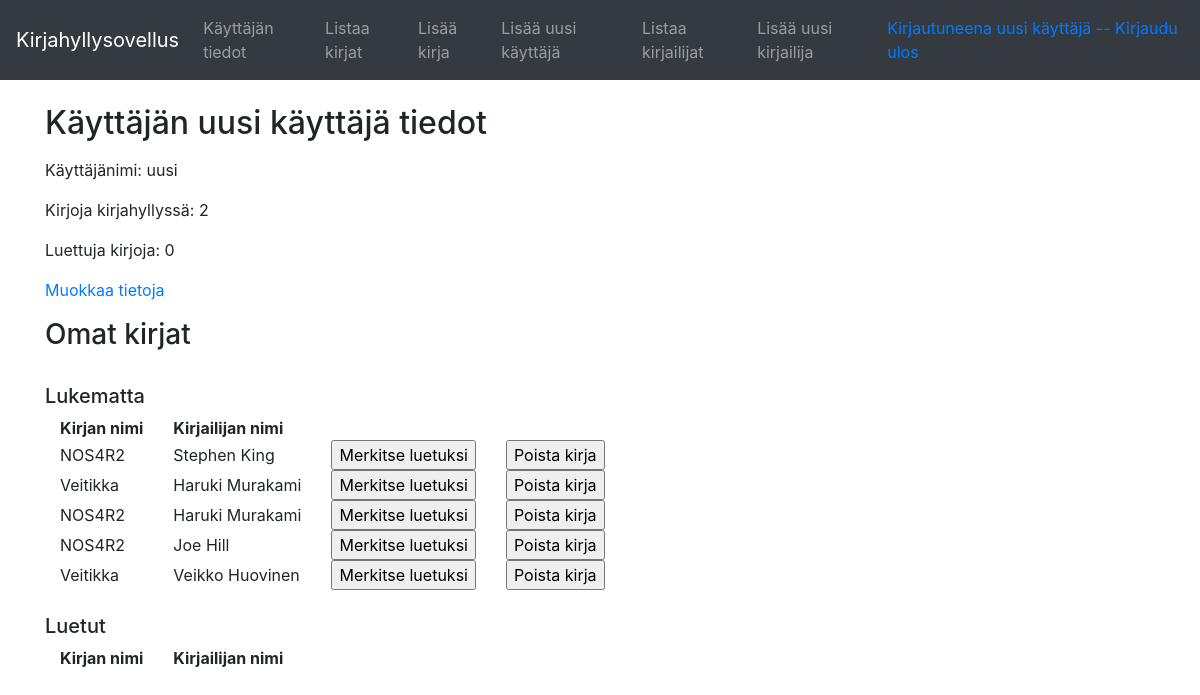
Before: /auth/info/ (signed in) with the older database file.
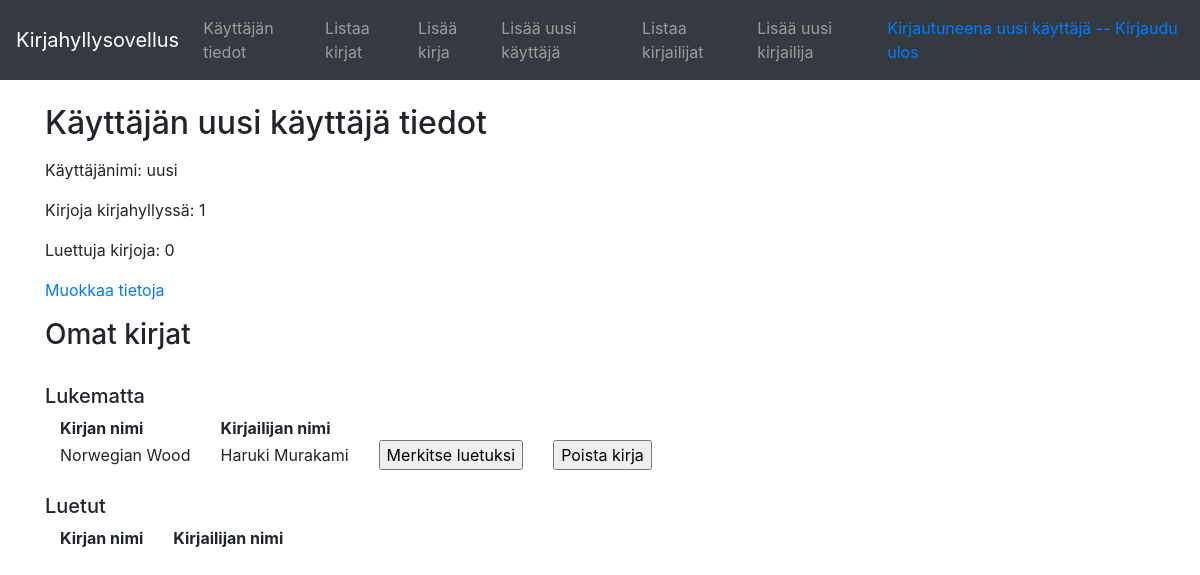
After: the same page with the newer database file.
### application/auth/models.py (models this page shows, shortened)
class User(Base):
    __tablename__ = "account"
    name = db.Column(db.String(30), nullable=False)
    username = db.Column(db.String(30), nullable=False)
    password = db.Column(db.String(30), nullable=False)
    mybooks = db.relationship("Book", secondary=users_books,
        backref=db.backref('mybooks', lazy='dynamic'))
    @staticmethod
    def count_all_books(userid):
        stmt = text("SELECT COUNT(users_books.book_id) FROM users_books WHERE user_id = :userid").params(userid=userid)
        res = db.engine.execute(stmt)
        return res.fetchone()[0]
    @staticmethod
    def count_read_books(userid):
        stmt = text("SELECT COUNT(users_books.book_id) FROM users_books WHERE user_id = :userid AND read = '1'").params(userid=userid)
        res = db.engine.execute(stmt)
        return res.fetchone()[0]

### tables this page shows
CREATE TABLE users_books (
	book_id INTEGER, 
	user_id INTEGER, 
	read BOOLEAN NOT NULL, 
	FOREIGN KEY(book_id) REFERENCES book (id), 
	FOREIGN KEY(user_id) REFERENCES account (id), 
	CHECK (read IN (0, 1))
);

### application/books/models.py (models this page shows, shortened)
class Book(Base):
    name = db.Column(db.String(144), nullable=False)

### application/authors/models.py (models this page shows, shortened)
class Author(Base):
    __tablename__ = "author"
    firstname = db.Column(db.String(30), nullable=False)
    lastname = db.Column(db.String(30), nullable=False)
    books = db.relationship("Book", secondary=authors_books,
        backref=db.backref('books', lazy='dynamic'))

### application/auth/views.py (the view)
@app.route("/auth/info/", methods=["GET"])
@login_required
def auth_info():
    stmt_unread = text(
        "SELECT ub.book_id, ub.user_id, author.firstname, author.lastname, ub.read, b.name "
        "FROM users_books ub JOIN book b ON b.id=ub.book_id, authors_books ab "
        "JOIN author ON author.id=ab.author_id WHERE ub.user_id=:user_id AND ab.book_id=ub.book_id AND read = '0'").params(
        user_id=current_user.id)
    unread_books = db.engine.execute(stmt_unread)
    stmt_read =text(
        "SELECT ub.book_id, ub.user_id, author.firstname, author.lastname, ub.read, b.name "
        "FROM users_books ub JOIN book b ON b.id=ub.book_id, authors_books ab "
        "JOIN author ON author.id=ab.author_id WHERE ub.user_id=:user_id AND ab.book_id=ub.book_id AND read = '1'").params(
        user_id=current_user.id)
    read_books = db.engine.execute(stmt_read)
    return render_template("auth/userinfo.html", user=current_user, unread=unread_books, read=read_books,
                           all_books=current_user.count_all_books(current_user.id),
                           read_books=current_user.count_read_books(current_user.id))

### application/__init__.py (called while the page is built)
@login_manager.user_loader
def load_user(user_id):
    return User.query.get(user_id)

### application/templates/auth/userinfo.html (shortened to what this page needs)
{% extends "layout.html" %}
{% block body %}
<form method="GET" action="{{ url_for('auth_info') }}">
    <h2>Käyttäjän {{ user.name }} tiedot</h2>
    <p>Käyttäjänimi: {{ user.username }}</p>
    {% if all_books is defined %}
    <p>Kirjoja kirjahyllyssä: {{ all_books }}</p>
    {% endif %}
    {% if read_books is defined %}
    <p>Luettuja kirjoja: {{ read_books }}</p>
    {% endif %}
    <a href="{{ url_for('auth_edit_form') }}" class="button">Muokkaa tietoja</a>
    <h3>Omat kirjat</h3>
    <br>
    <h5>Lukematta</h5>
    <table>
        <tr>
            <th style="padding:0 15px 0 15px;">Kirjan nimi</th>
            <th style="padding:0 15px 0 15px;">Kirjailijan nimi</th>
        </tr>
        {% for book in unread %}
        <tr>
            <td style="padding:0 15px 0 15px;">{{ book.name }}</td>
            <td style="padding:0 15px 0 15px;">{{ book.firstname }} {{ book.lastname }}</td>
            <td style="padding:0 15px 0 15px;">
                <form method="POST" action="{{ url_for('books_set_read_or_delete', book_id=book.book_id) }}">
                    <input type="submit" name="btn" value="Merkitse luetuksi"/>
                </form>
            </td>
            <td style="padding:0 15px 0 15px;">
                <form method="POST" action="{{ url_for('books_set_read_or_delete', book_id=book.book_id) }}">
                    <input type="submit" name="btn" value="Poista kirja"/>
                </form>
            </td>
        </tr>
        {% endfor %}
    </table>
    <br>
    <h5>Luetut</h5>
    <table>
        <tr>
            <th style="padding:0 15px 0 15px;">Kirjan nimi</th>
            <th style="padding:0 15px 0 15px;">Kirjailijan nimi</th>
        </tr>
    </table>
</form>
{% endblock %}

### application/templates/layout.html (shortened to what this page needs)
<!DOCTYPE html>
<html>
  <head>
    <link rel="stylesheet" href="https://maxcdn.bootstrapcdn.com/bootstrap/4.0.0/css/bootstrap.min.css"
>
  </head>
  <body>
    <nav class="navbar navbar-expand-md navbar-dark bg-dark mb-4">
      <a class="navbar-brand" href="#">Kirjahyllysovellus</a>
      <div class="collapse navbar-collapse" id="navbarCollapse">
        <ul class="navbar-nav mr-auto">
          {% if current_user.is_authenticated %}
          <li class="nav-item">
            <a class="nav-link" href="{{ url_for('auth_info', username=current_user.username) }}">Käyttäjän tiedot</a>
          </li>
          {% endif %}
          <li class="nav-item">
            <a class="nav-link" href="{{ url_for('books_index') }}">Listaa kirjat</a>
          </li>
          <li class="nav-item">
            <a class="nav-link" href="{{ url_for('books_form') }}">Lisää kirja</a>
          </li>
          <li class="nav-item">
            <a class="nav-link"  href="{{ url_for('auth_form') }}">Lisää uusi käyttäjä</a>
          </li>
          <li class="nav-item">
            <a class="nav-link"  href="{{ url_for('authors_index') }}">Listaa kirjailijat</a>
          </li>
          <li class="nav-item">
            <a class="nav-link"  href="{{ url_for('authors_form') }}">Lisää uusi kirjailija</a>
          </li>
        </ul>
        <div class="form-inline mt-2 mt-md-0">
          {% if current_user.is_authenticated %}
          <a href="{{url_for('auth_logout') }}">Kirjautuneena {{ current_user.name }} -- Kirjaudu ulos</a>
          {% else %}
          <a href="{{ url_for('auth_login') }}">Kirjaudu sisään</a>
          {% endif %}
        </div>
      </div>
    </nav>
    <main role="main" class="container">
      {% block body %}{% endblock %}
    </main>
  </body>
</html>

Changed rows visible on the page:
no longer on one of the page's lists (row unchanged): users_books: name "NOS4R2", firstname "Haruki", lastname "Murakami", firstname "Joe", lastname "Hill"
removed users_books: name "Veitikka", firstname "Haruki", lastname "Murakami", firstname "Veikko", lastname "Huovinen"
changed through a linked row, users_books "Haruki": name "NOS4R2" → "Norwegian Wood"; firstname "Stephen" → "Haruki"; lastname "King" → "Murakami"
Other visible differences:
{{ all_books }}: "2" → "1"
